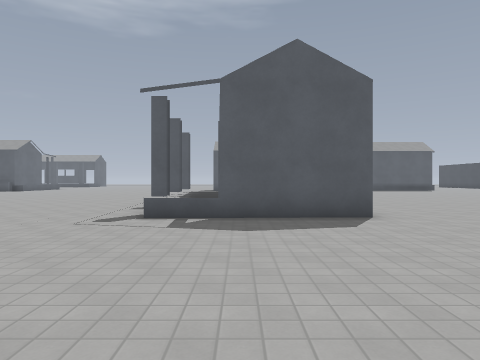
[1] (above)

24 first-person views from a walk through a 3-D level made in the Godot game engine. The camera is 1.4 m above the floor, looks level and sees 70° across. The floor is counted in squares, 2 m on a side. Each view is taken from the middle of a square. On the plan, view 1 faces up. The plan holds only what a view shows up to about 11 squares ahead; the rest is blank. The place goes on beyond the plan. Surface patterns are stand-ins for the level's own textures.

[2]
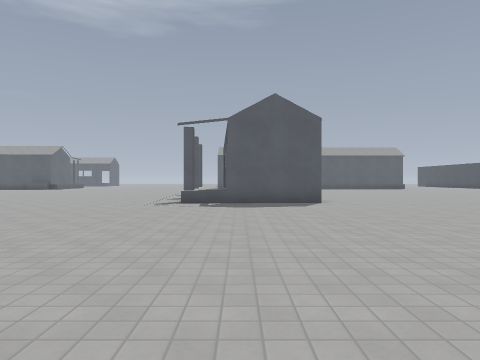

[3]
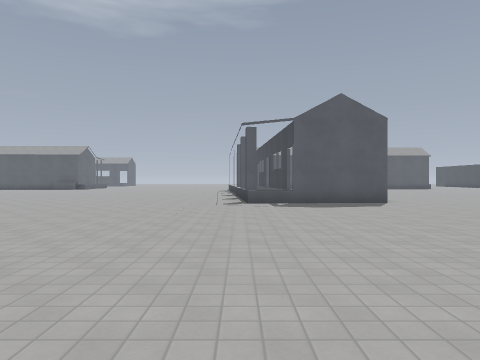

[4]
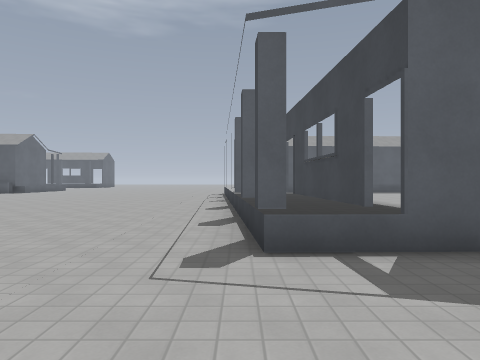

[5]
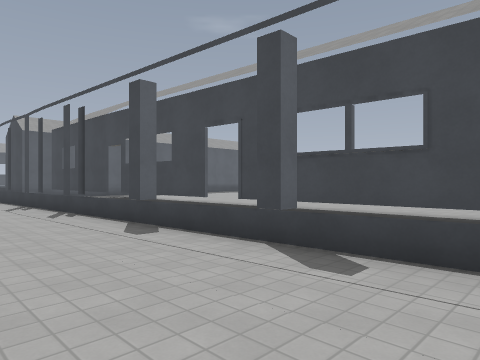

[6]
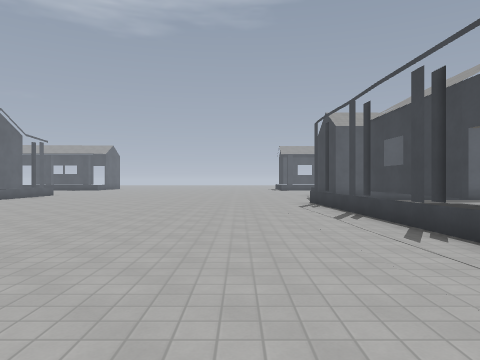

[7]
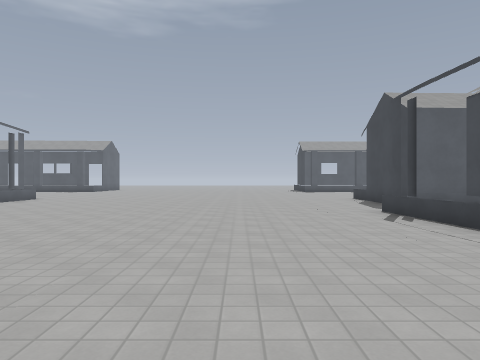

[8]
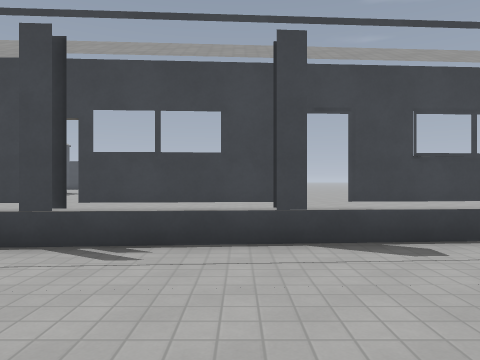

[9]
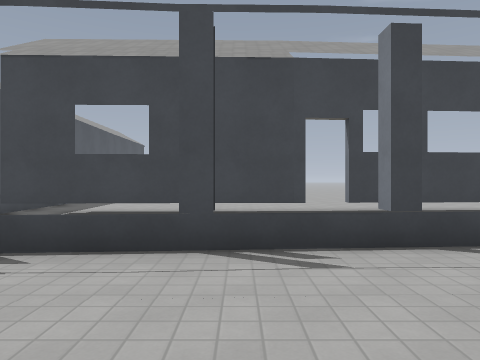

[10]
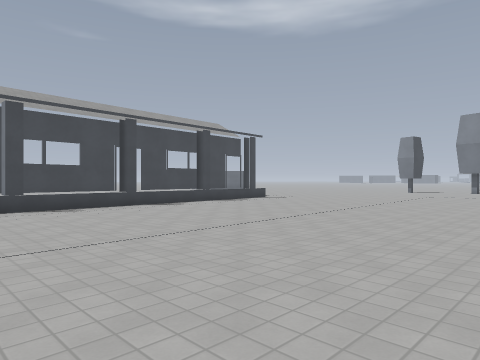

[11]
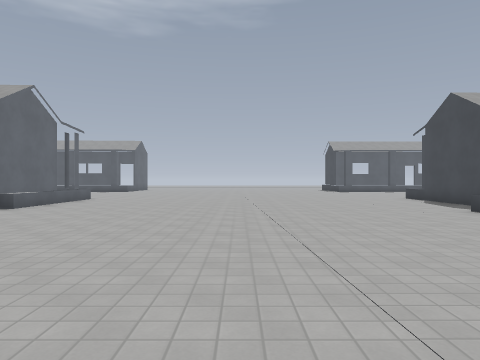

[12]
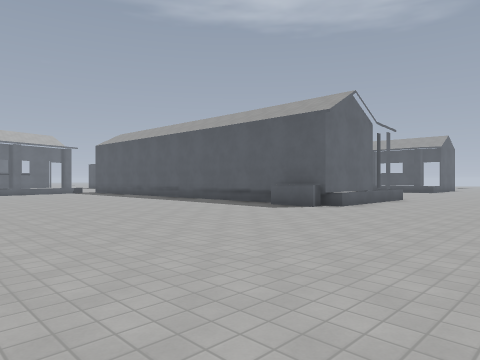

[13]
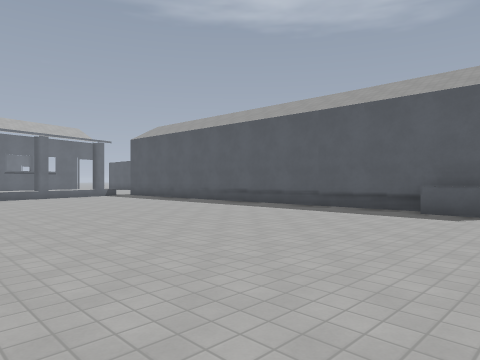

[14]
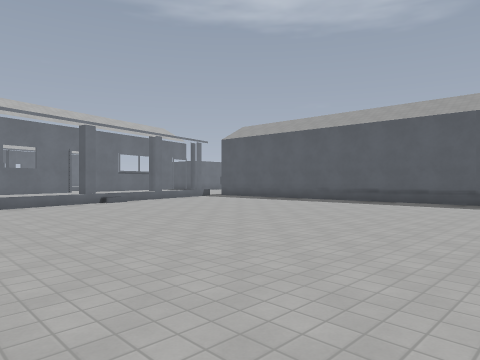

[15]
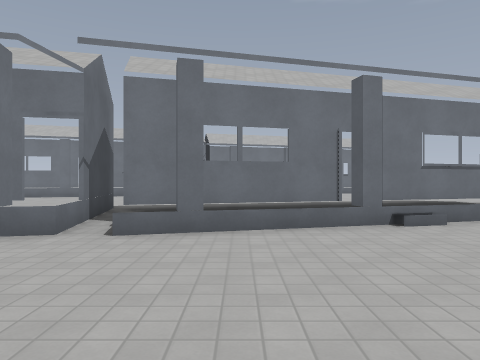

[16]
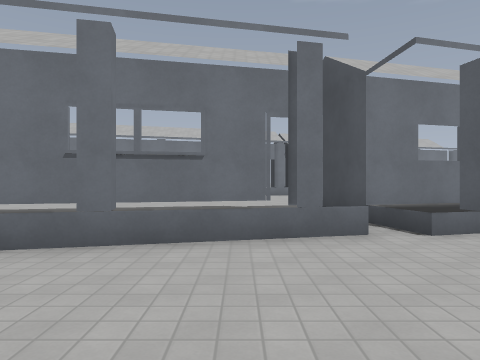

[17]
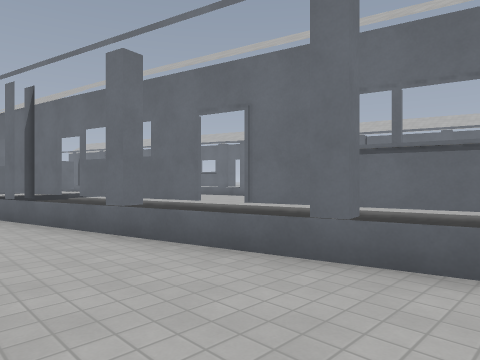

[18]
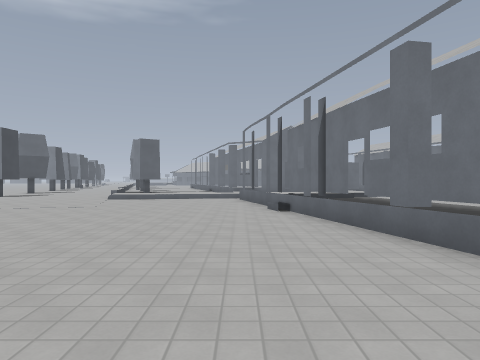

[19]
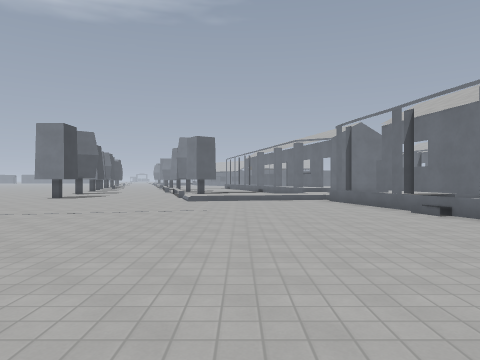

[20]
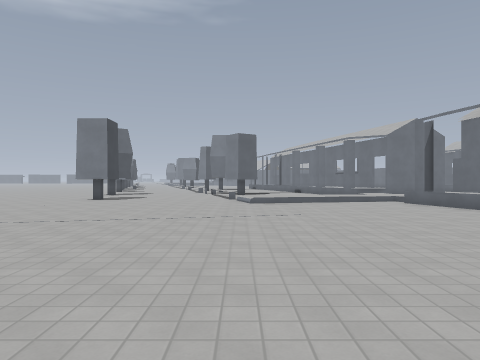

[21]
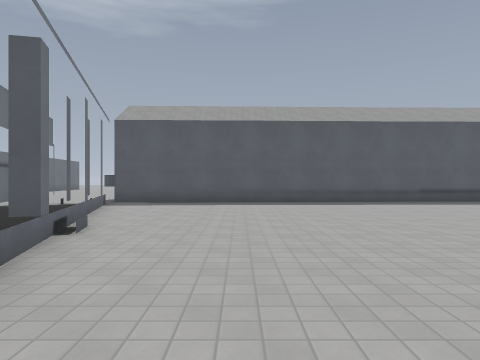

[22]
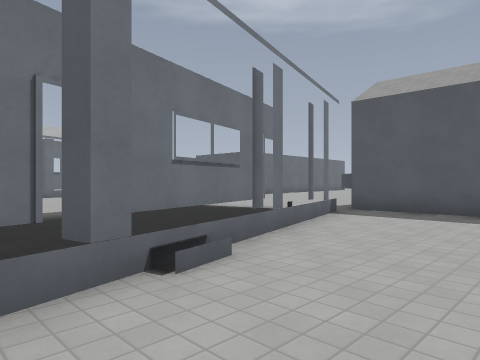

[23]
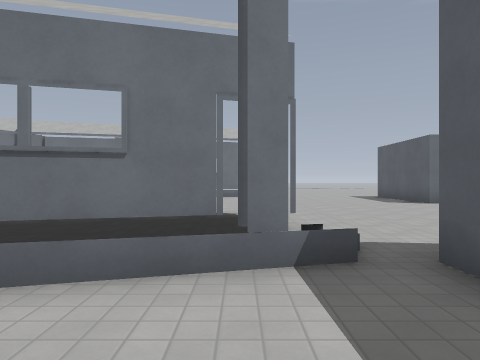

[24]
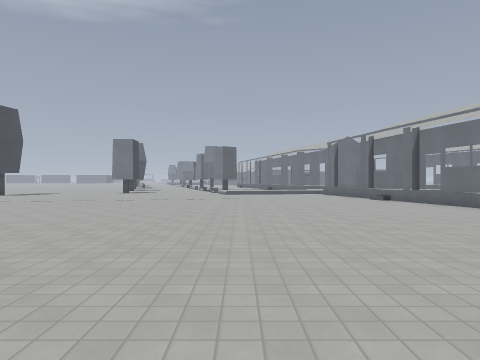

### Floor plan
Key: @ floor where view 1 was taken; # wall or solid block; . main floor; : floor 0.25 m higher than the main floor; / step, stairs or slope; = window, fence, low wall or low ledge; ^ raised ledge.
Columns run from 35 left of view 1 to 7 right of it. Each row starts with its distance up from view 1.
 24 ...                  ^............^
 23 .....                ^............^
 22 .......              ^............^#=#
 21 .......#^^^^^^#=######...........   ....
 20   ....#=.........................=^  ...
 19     ^^^#.........................=^  ...
 18    .^^^^.........................=^  ...
 17    .^^^^#........................=^  ...
 16    .^^^^#........................=^   ..
 15    . ^^^^........................#^   ...
 14    ..^^^^........................=^   ...
 13    ..^^^^#.......................=^   ...
 12     . ^^^^..........     ........#^  ^...
 11     . ^ ^^..........     ........=^  ^.....
 10     ..^^#....  .....     ........=^^ ^.....
  9    ...##^=.... .....     ........=^^ ^....
  8    ...^ ^^=..........     .......= ^  ....
  7    ...   ^=...........    ........=^^^.....
  6    ...   ^^...........    .................
  5    ....  ^^............   ................
  4      ..^ ^^#............   ...............
  3     ...^  ^=............    .............
  2     ...   ^=.............    ...........
  1     ....  ^^.............    ...........
  0       ..  ^ =..........       .....@...
 -1        .^ ^^#...........       .......
 -2       ..   ^=............      .......
 -3       ..   #=............       .....
 -4            # #............       . .
 -5              ///::........

Where each view was taken, in squares from view 1:
view 1: 0 up, 0 right, facing up
view 2: 4 down, 0 right, facing up
view 3: 4 down, 2 left, facing up
view 4: 3 up, 2 left, facing up
view 5: 7 up, 5 left, facing up-right
view 6: 10 up, 5 left, facing up
view 7: 13 up, 6 left, facing up
view 8: 13 up, 6 left, facing right
view 9: 17 up, 6 left, facing right
view 10: 17 up, 11 left, facing down-right
view 11: 13 up, 8 left, facing up
view 12: 13 up, 9 left, facing up-left
view 13: 13 up, 13 left, facing up-left
view 14: 10 up, 16 left, facing up-left
view 15: 12 up, 21 left, facing left
view 16: 8 up, 21 left, facing left
view 17: 8 up, 22 left, facing down-left
view 18: 8 up, 22 left, facing down
view 19: 7 up, 19 left, facing down
view 20: 6 up, 17 left, facing down
view 21: 10 up, 24 left, facing up
view 22: 13 up, 24 left, facing up-left
view 23: 19 up, 25 left, facing left
view 24: 12 up, 18 left, facing down
